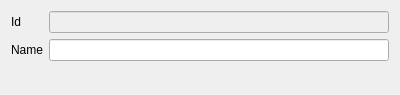
<?xml version="1.0" encoding="UTF-8"?>
<ui version="4.0">
 <class>DlgGoodsUnits</class>
 <widget class="QDialog" name="DlgGoodsUnits">
  <property name="geometry">
   <rect>
    <x>0</x>
    <y>0</y>
    <width>400</width>
    <height>95</height>
   </rect>
  </property>
  <property name="windowTitle">
   <string>Dialog</string>
  </property>
  <layout class="QHBoxLayout" name="horizontalLayout">
   <item>
    <layout class="QGridLayout" name="gridLayout">
     <item row="1" column="0">
      <widget class="QLabel" name="label_2">
       <property name="text">
        <string>Name</string>
       </property>
      </widget>
     </item>
     <item row="0" column="0">
      <widget class="QLabel" name="label">
       <property name="text">
        <string>Id</string>
       </property>
      </widget>
     </item>
     <item row="0" column="1">
      <widget class="QPLineEdit" name="lineEdit">
       <property name="enabled">
        <bool>false</bool>
       </property>
       <property name="field" stdset="0">
        <string>ID</string>
       </property>
      </widget>
     </item>
     <item row="1" column="1">
      <widget class="QPLineEdit" name="lineEdit_2">
       <property name="field" stdset="0">
        <string>NAME</string>
       </property>
      </widget>
     </item>
     <item row="2" column="0" colspan="2">
      <widget class="FBtnOkCancel" name="widget" native="true"/>
     </item>
    </layout>
   </item>
  </layout>
 </widget>
 <customwidgets>
  <customwidget>
   <class>FBtnOkCancel</class>
   <extends>QWidget</extends>
   <header location="global">fbtnokcancel.h</header>
   <container>1</container>
  </customwidget>
  <customwidget>
   <class>QPLineEdit</class>
   <extends>QLineEdit</extends>
   <header>qplineedit.h</header>
  </customwidget>
 </customwidgets>
 <resources/>
 <connections/>
</ui>
